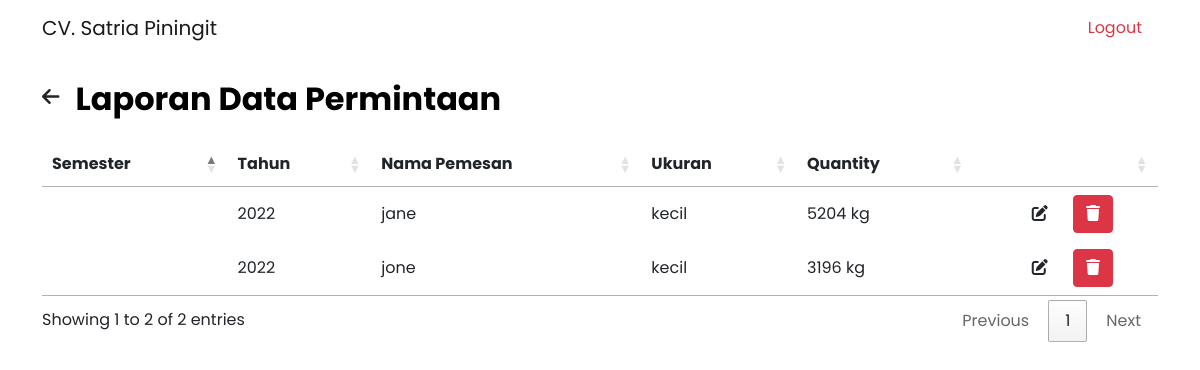
Page /laporan-permintaan.php (signed in) on the earlier database version.
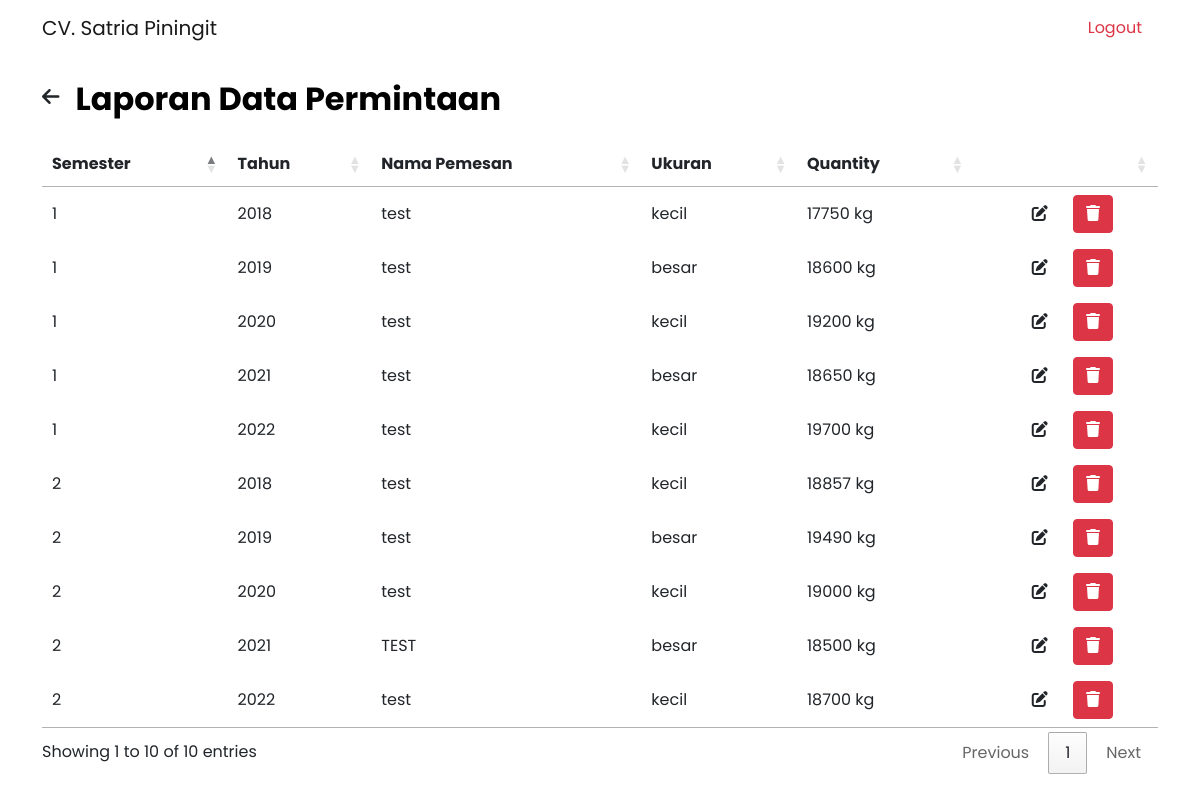
Same page on the later database version.
### tables this page shows
CREATE TABLE `permintaan` (
  `id` int(11) NOT NULL,
  `semester` enum('1','2') NOT NULL,
  `tahun` int(255) NOT NULL,
  `nama_pemesan` varchar(255) NOT NULL,
  `produk` varchar(255) NOT NULL,
  `jumlah` int(10) NOT NULL
);

### laporan-permintaan.php (the view, shortened to what this page needs)
<!DOCTYPE html>
<html lang="en" dir="ltr">
  <head>
    <link rel="stylesheet" type="text/css" href="https://cdn.datatables.net/1.12.1/css/jquery.dataTables.min.css">
    <link rel="stylesheet" href="https://cdn.datatables.net/buttons/2.2.3/css/buttons.dataTables.min.css">
    <link rel="stylesheet" href="css/bootstrap.css">
    <link rel="stylesheet" href="css/style.css">
    <link href="https://cdnjs.cloudflare.com/ajax/libs/font-awesome/6.0.0/css/all.min.css" rel="stylesheet">
  </head>
  <body>
    <?php
  		require_once('connection.php');
  		$sql = "SELECT * FROM permintaan";
  		$result = mysqli_query($conn, $sql);
  	?>
    <nav class="navbar navbar-expand-lg navbar-light">
       <div class="container">
         <p class="navbar-brand mb-0">CV. Satria Piningit</p>
         <div class="collapse navbar-collapse" id="navbarNavAltMarkup">
           <div class="navbar-nav ms-auto">
             <a class="nav-link text-danger mx-2" href="logout.php">Logout</a>
           </div>
         </div>
       </div>
     </nav>
     <div class="container">
       <div class="row">
         <div class="col-12">
           <div class="d-flex">
             <a href="laporan.php" class="my-auto text-dark"><i class="fa-solid fa-arrow-left fs-20 me-3"></i></a>
             <h2 class="header-title mt-4 mb-4">Laporan Data Permintaan</h2>
           </div>
           <div class="table-data">
     				<div class="order">
     					<table id="table" class="w-100">
     						<thead>
     							<tr>
     								<th>Semester</th>
                    <th>Tahun</th>
     								<th>Nama Pemesan</th>
                    <th>Ukuran</th>
                    <th>Quantity</th>
                    <th></th>
     							</tr>
     						</thead>
     						<tbody>
                  <?php while($permintaan = mysqli_fetch_assoc($result)) { ?>
                    <tr>
                      <td><?php echo $permintaan['semester']; ?></td>
                      <td><?php echo $permintaan['tahun']; ?></td>
    									<td><?php echo $permintaan['nama_pemesan']; ?></td>
    									<td><?php echo $permintaan['produk']; ?></td>
    									<td><?php echo $permintaan['jumlah']; ?> kg</td>
                      <td class="text-center">
    										<a class="btn btn-edit me-2" data-bs-toggle="modal" data-bs-target="#editPermintaan<?php echo $permintaan['id'];?>"><i class="fa-solid fa-edit"></i></a>
    										<a class="btn btn-danger" href="process/permintaan/delete_permintaan.php?id=<?php echo $permintaan['id']; ?>"><i class="fa-solid fa-trash"></i></a>
    									</td>
    								</tr>
                    <?php } ?>
     						</tbody>
     					</table>
     				</div>
     			</div>
         </div>
       </div>
     </div>
  </body>
</html>

Differences in the rows shown:
removed permintaan: tahun "2022", nama_pemesan "jane", produk "kecil", jumlah "5204"
removed permintaan: tahun "2022", nama_pemesan "jone", produk "kecil", jumlah "3196"
added permintaan: semester "1", tahun "2018", nama_pemesan "test", produk "kecil", jumlah "17750"
added permintaan: semester "2", tahun "2018", nama_pemesan "test", produk "kecil", jumlah "18857"
added permintaan: semester "1", tahun "2019", nama_pemesan "test", produk "besar", jumlah "18600"
added permintaan: semester "2", tahun "2019", nama_pemesan "test", produk "besar", jumlah "19490"
added permintaan: semester "1", tahun "2020", nama_pemesan "test", produk "kecil", jumlah "19200"
added permintaan: semester "2", tahun "2020", nama_pemesan "test", produk "kecil", jumlah "19000"
added permintaan: semester "1", tahun "2021", nama_pemesan "test", produk "besar", jumlah "18650"
added permintaan: semester "2", tahun "2021", nama_pemesan "TEST", produk "besar", jumlah "18500"
added permintaan: semester "1", tahun "2022", nama_pemesan "test", produk "kecil", jumlah "19700"
added permintaan: semester "2", tahun "2022", nama_pemesan "test", produk "kecil", jumlah "18700"
Other differences:
text written by a page script: "Showing 1 to 2 of 2 entries Previous 1 Next" → "Showing 1 to 10 of 10 entries Previous 1 Next"
